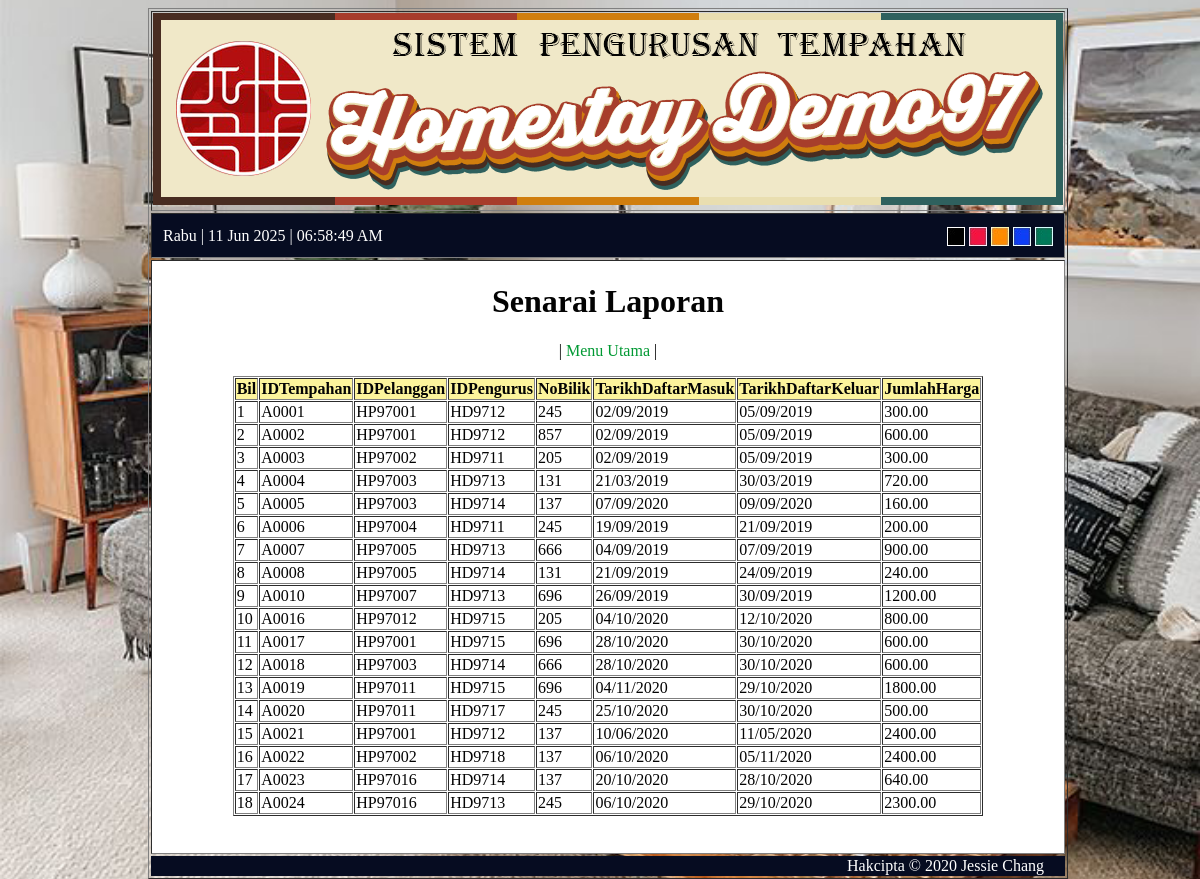
The page /senarailaporan.php on the database its author committed.
### tables this page shows
CREATE TABLE `tempahan` (
  `IDTempahan` varchar(10) NOT NULL,
  `IDPelanggan` varchar(10) NOT NULL,
  `IDPengurus` varchar(10) NOT NULL,
  `NoBilik` varchar(3) NOT NULL,
  `TarikhDaftarMasuk` varchar(10) NOT NULL,
  `TarikhDaftarKeluar` varchar(10) NOT NULL,
  `JumlahHarga` decimal(10,2) NOT NULL
);

### senarailaporan.php (the view)
<?PHP
include('header.php');
include('connect.php');
$sqlselect=mysqli_query($jescdb,"SELECT* from tempahan order by IDTempahan ASC");
echo"<h1>Senarai Laporan</h1>
<p style='color:#030303'>| <a href='menuutamapengurus.php' style='color:#009933'>Menu Utama</a> |</p>";
echo"
<table border='1' cellpadding='1' cellspacing='1'>
    <tr>
         <th bgcolor=#fcf49c>Bil</th>
         <th bgcolor=#fcf49c>IDTempahan</th>
         <th bgcolor=#fcf49c>IDPelanggan</th>
         <th bgcolor=#fcf49c>IDPengurus</th>
         <th bgcolor=#fcf49c>NoBilik</th>
         <th bgcolor=#fcf49c>TarikhDaftarMasuk</th>
         <th bgcolor=#fcf49c>TarikhDaftarKeluar</th>
         <th bgcolor=#fcf49c>JumlahHarga</th>
    </tr>";
    $pembilang=1;
while($row=mysqli_fetch_array($sqlselect)){
    echo"
    <tr>
         <td>".$pembilang."</td>
         <td>".$row['IDTempahan']."</td>
         <td>".$row['IDPelanggan']."</td>
         <td>".$row['IDPengurus']."</td>
         <td>".$row['NoBilik']."</td>
         <td>".$row['TarikhDaftarMasuk']."</td>
         <td>".$row['TarikhDaftarKeluar']."</td>
         <td>".$row['JumlahHarga']."</td>
    </tr>";
    $pembilang++;
}
echo"</table><br></br>";
include('footer.php');
?>

### header.php (shortened to what this page needs)
<!DOCTYPE html>
<html lang="ms">
        <head>
            <link rel="stylesheet" type="text/css" href="./css/flickity.min.css">
        </head>
        <body style="background: linear-gradient(rgba(0,0,0,0.4),rgba(0,0,0,0.4)),url(./images/Background.png) no-repeat center center fixed;width: 100%;background-size: cover;position: absolute;" text="<?PHP echo $_SESSION["warnatulisan"];?>">
<table border='1' align='center'>
    <tr>
        <td>
            <img src='images/Banner.png'>
        </td>
    </tr>
    <tr height='45'>
    <td bgcolor='#060c21'>
        <div class="time">
        <?PHP include('masa.php');?>
        </div>
        <div class="button">
        <a href='change_color.php?w=1'><img src='images/Black.png'></a>
        <a href='change_color.php?w=2'><img src='images/Red.png'></a>
        <a href='change_color.php?w=3'><img src='images/Orange.png'></a>
        <a href='change_color.php?w=4'><img src='images/Blue.png'></a>
        <a href='change_color.php?w=5'><img src='images/Green.png'></a>
        </div>
    </td>
    </tr>
    <tr height='350' width='400' Valign='top' align='center'>
        <td bgcolor="white" class="navigation" id="wrapper">

### masa.php (shortened to what this page needs)
<body onload='kalender()'>
<div id='txt' class='clock'></div>

### footer.php (shortened to what this page needs)
</td>
</tr>
<tr bgcolor='#060c21' >
<td style='color:#fff; float:right; margin-right:20px; border:none;'>Hakcipta &copy 2020 Jessie Chang</td>
</tr>
</table>
</body>
</html>

### header.php (style rules this page uses)
* { text-decoration: none; }
.time { margin-top: 6px; margin-left: 10px; }
.button { float: right; margin-top: -18px; margin-right: 10px; }

### masa.php (style rules this page uses)
.clock { color: #ffffff; display: inline-block; }

### rows shown on the page
tempahan: IDTempahan "A0001", IDPelanggan "HP97001", IDPengurus "HD9712", NoBilik "245", TarikhDaftarMasuk "02/09/2019", TarikhDaftarKeluar "05/09/2019", JumlahHarga "300.00"
tempahan: IDTempahan "A0002", IDPelanggan "HP97001", IDPengurus "HD9712", NoBilik "857", TarikhDaftarMasuk "02/09/2019", TarikhDaftarKeluar "05/09/2019", JumlahHarga "600.00"
tempahan: IDTempahan "A0003", IDPelanggan "HP97002", IDPengurus "HD9711", NoBilik "205", TarikhDaftarMasuk "02/09/2019", TarikhDaftarKeluar "05/09/2019", JumlahHarga "300.00"
tempahan: IDTempahan "A0004", IDPelanggan "HP97003", IDPengurus "HD9713", NoBilik "131", TarikhDaftarMasuk "21/03/2019", TarikhDaftarKeluar "30/03/2019", JumlahHarga "720.00"
tempahan: IDTempahan "A0005", IDPelanggan "HP97003", IDPengurus "HD9714", NoBilik "137", TarikhDaftarMasuk "07/09/2020", TarikhDaftarKeluar "09/09/2020", JumlahHarga "160.00"
tempahan: IDTempahan "A0006", IDPelanggan "HP97004", IDPengurus "HD9711", NoBilik "245", TarikhDaftarMasuk "19/09/2019", TarikhDaftarKeluar "21/09/2019", JumlahHarga "200.00"
tempahan: IDTempahan "A0007", IDPelanggan "HP97005", IDPengurus "HD9713", NoBilik "666", TarikhDaftarMasuk "04/09/2019", TarikhDaftarKeluar "07/09/2019", JumlahHarga "900.00"
tempahan: IDTempahan "A0008", IDPelanggan "HP97005", IDPengurus "HD9714", NoBilik "131", TarikhDaftarMasuk "21/09/2019", TarikhDaftarKeluar "24/09/2019", JumlahHarga "240.00"
tempahan: IDTempahan "A0010", IDPelanggan "HP97007", IDPengurus "HD9713", NoBilik "696", TarikhDaftarMasuk "26/09/2019", TarikhDaftarKeluar "30/09/2019", JumlahHarga "1200.00"
tempahan: IDTempahan "A0016", IDPelanggan "HP97012", IDPengurus "HD9715", NoBilik "205", TarikhDaftarMasuk "04/10/2020", TarikhDaftarKeluar "12/10/2020", JumlahHarga "800.00"
tempahan: IDTempahan "A0017", IDPelanggan "HP97001", IDPengurus "HD9715", NoBilik "696", TarikhDaftarMasuk "28/10/2020", TarikhDaftarKeluar "30/10/2020", JumlahHarga "600.00"
tempahan: IDTempahan "A0018", IDPelanggan "HP97003", IDPengurus "HD9714", NoBilik "666", TarikhDaftarMasuk "28/10/2020", TarikhDaftarKeluar "30/10/2020", JumlahHarga "600.00"
tempahan: IDTempahan "A0019", IDPelanggan "HP97011", IDPengurus "HD9715", NoBilik "696", TarikhDaftarMasuk "04/11/2020", TarikhDaftarKeluar "29/10/2020", JumlahHarga "1800.00"
tempahan: IDTempahan "A0020", IDPelanggan "HP97011", IDPengurus "HD9717", NoBilik "245", TarikhDaftarMasuk "25/10/2020", TarikhDaftarKeluar "30/10/2020", JumlahHarga "500.00"
tempahan: IDTempahan "A0021", IDPelanggan "HP97001", IDPengurus "HD9712", NoBilik "137", TarikhDaftarMasuk "10/06/2020", TarikhDaftarKeluar "11/05/2020", JumlahHarga "2400.00"
tempahan: IDTempahan "A0022", IDPelanggan "HP97002", IDPengurus "HD9718", NoBilik "137", TarikhDaftarMasuk "06/10/2020", TarikhDaftarKeluar "05/11/2020", JumlahHarga "2400.00"
tempahan: IDTempahan "A0023", IDPelanggan "HP97016", IDPengurus "HD9714", NoBilik "137", TarikhDaftarMasuk "20/10/2020", TarikhDaftarKeluar "28/10/2020", JumlahHarga "640.00"
tempahan: IDTempahan "A0024", IDPelanggan "HP97016", IDPengurus "HD9713", NoBilik "245", TarikhDaftarMasuk "06/10/2020", TarikhDaftarKeluar "29/10/2020", JumlahHarga "2300.00"
